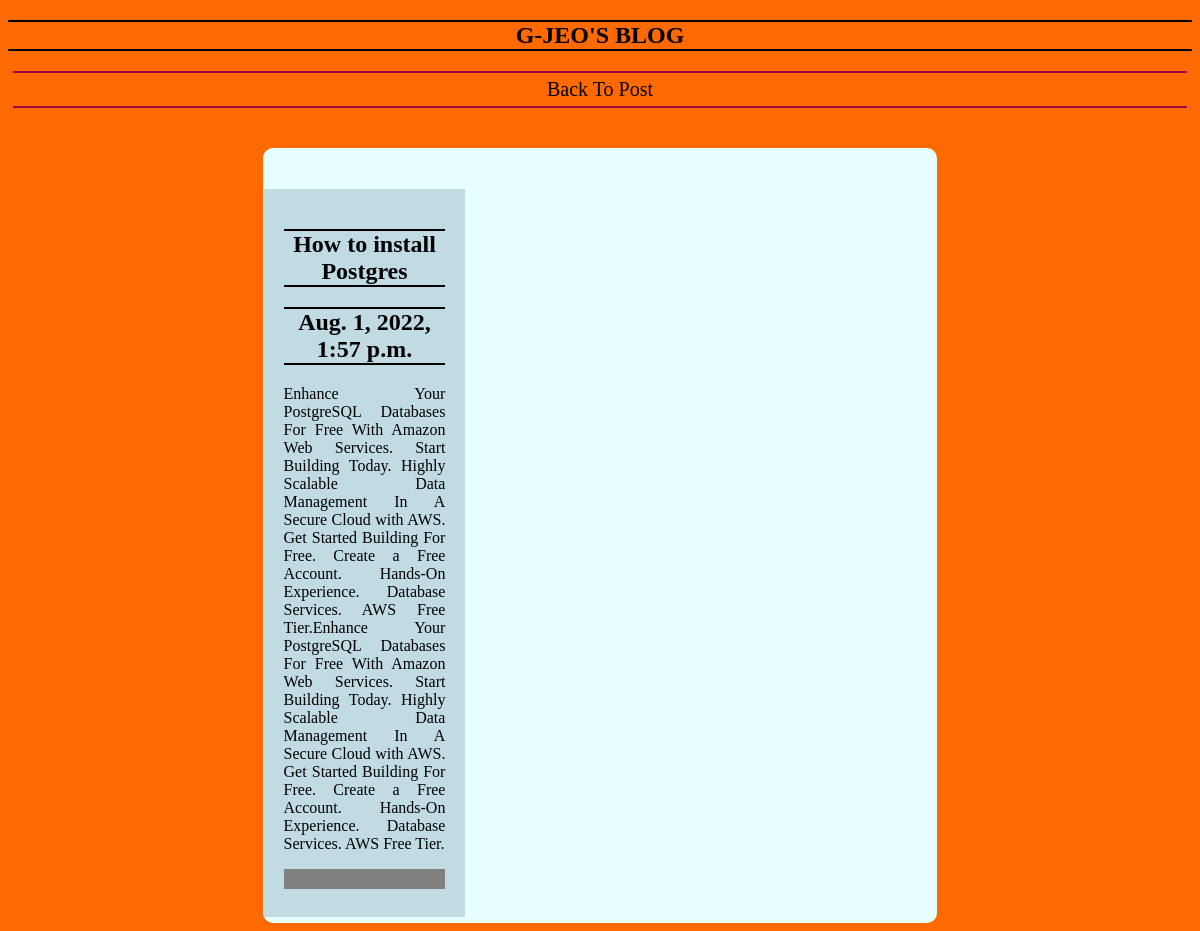
The page /post/5 on the database its author committed.
### postapp/models.py (models this page shows)
class Post(models.Model):
    title = models.CharField(max_length=100)
    body = models.CharField(max_length=1000000)
    create_at = models.DateTimeField(default=datetime.now, blank=True)

### postapp/views.py (the view)
# urls.py: path('post/<int:pk>', views.post, name='post')
def post(request,pk):
    posts = Post.objects.get(id=pk)
    return render(request, 'post.html',{'posts': posts})

### templates/post.html (shortened to what this page needs)
{% load static %}
<!doctype html>
<html>
<head>
    <link rel="stylesheet" href="{% static 'css/style.css' %}" />
</head>
<body>
   <CENTER><h2>G-JEO'S BLOG</h2>
      <a href="/index"  style="text-decoration:none;color:black">Back To Post</a>
    <div class="call-out-container" style="background-color:#e6ffff;border-radius:10px;width:57%;height:auto;text-align:justify">
       <div class="call-out-container" style="padding:1px">
             <div class="call-out">
             <h2>{{posts.title}}</h2>
             <h2>{{posts.create_at}}</h2>
             <p>{{posts.body}}</p><hr style="border:10px solid gray">
             </div>
    </div>
</CENTER>
</body>
</html>

### static/css/style.css (style rules this page uses)
body { background:#ff6a00; }
h2 { text-align: center; font-family: 'Adobe Caslon Pro'; border-bottom: 2px solid black; border-top: 2px solid black; }
.nave-container, li, nav, ul, a { max-width: 1400px; display: flex; flex-direction: row; margin: 5px; padding: 5px; justify-content: center; align-items: center; justify-content: space-around; flex-direction: row; text-decoration: none; color: white; font-size: 20px; }
li, nav, ul, a { border-bottom: 2px solid #990b47; border-top: 2px solid #990b47; }
.call-out-container { max-width: 1400px; margin: 40px auto 0 auto; }
.call-out { padding: 20px; margin-bottom: 5px; box-sizing: border-box; flex-basis: 30%; }
.call-out:nth-last-child(1) { background-color:#c0dbe2; }
@media (min-width:900px) { .call-out-container { display: flex; justify-content: space-between; } }

### rows shown on the page
Post: title "How to install Postgres", create_at "Aug. 1, 2022, 1:57 p.m.", body "Enhance Your PostgreSQL Databases For Free With Amazon Web Services. Start Building Today. Highly Scalable Data Management In A Secure Cloud with AWS. Get Started Building For Free. Create a Free Account. Hands-On Experience. Database Services. AWS Free Tier.Enhance Your PostgreSQL Databases For Free With Amazon Web Services. Start Building Today. Highly Scalable Data Management In A Secure Cloud with AWS. Get Started Building For Free. Create a Free Account. Hands-On Experience. Database Services. AWS Free Tier."
